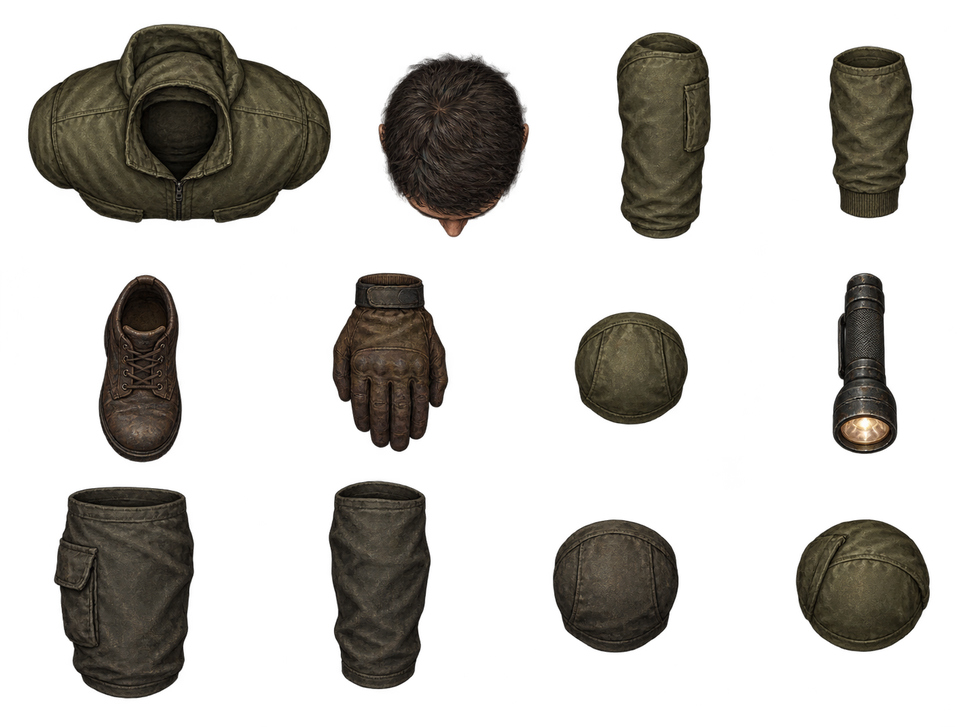
#> input picture assets/characters/player/rig_v3/overhead_parts.png, 970 x 727 px, shrunk from 1448 x 1086 before the run
$ python build_player_2d_atlas.py
#> lines starting #> are read from the running program, lines starting #| are printed output that depends on the picture; after the words box and inside, x2 and y2 are one past the last pixel; in counts of white or black regions, pixels touching at a corner belong together
"""Describe the generated 4 x 3 hero atlas without altering source pixels/alpha."""
from pathlib import Path
import json

import numpy as np
from PIL import Image

ROOT = Path(__file__).resolve().parents[1]
FOLDER = ROOT / "assets/characters/player/rig_v3"
ROWS = (
    ("torso", "head", "upper_arm", "forearm"),
    ("foot", "hand", "elbow", "flashlight"),
    ("thigh", "shin", "knee", "shoulder"),
)


def spans(values, minimum=20):
    edges = np.diff(np.pad(values.astype(np.int8), (1, 1)))
    result = []
    for start, end in zip(np.flatnonzero(edges == 1), np.flatnonzero(edges == -1)):
        if result and start - result[-1][1] < 12:
            result[-1] = (result[-1][0], int(end))
        else:
            result.append((int(start), int(end)))
    return [(start, end) for start, end in result if end - start >= minimum]


def row_separator(alpha, fraction):
    counts = np.count_nonzero(alpha > 20, axis=1)
    center = round(alpha.shape[0] * fraction)
    radius = round(alpha.shape[0] * 0.09)
    candidates = np.flatnonzero(counts[max(0, center - radius):center + radius] < 4)
    assert candidates.size, "The component rows overlap"
    return int(candidates[np.argmin(np.abs(candidates + center - radius - center))] + center - radius)


def main():
    with Image.open(FOLDER / "overhead_parts.png") as atlas:
#> atlas is the input picture: PIL image 970x727 RGBA; mean R, G, B, A 18.2, 16.1, 12.3, 73.9
        assert atlas.mode == "RGBA", "The source must retain generated transparency"
        alpha = np.asarray(atlas.getchannel("A"))
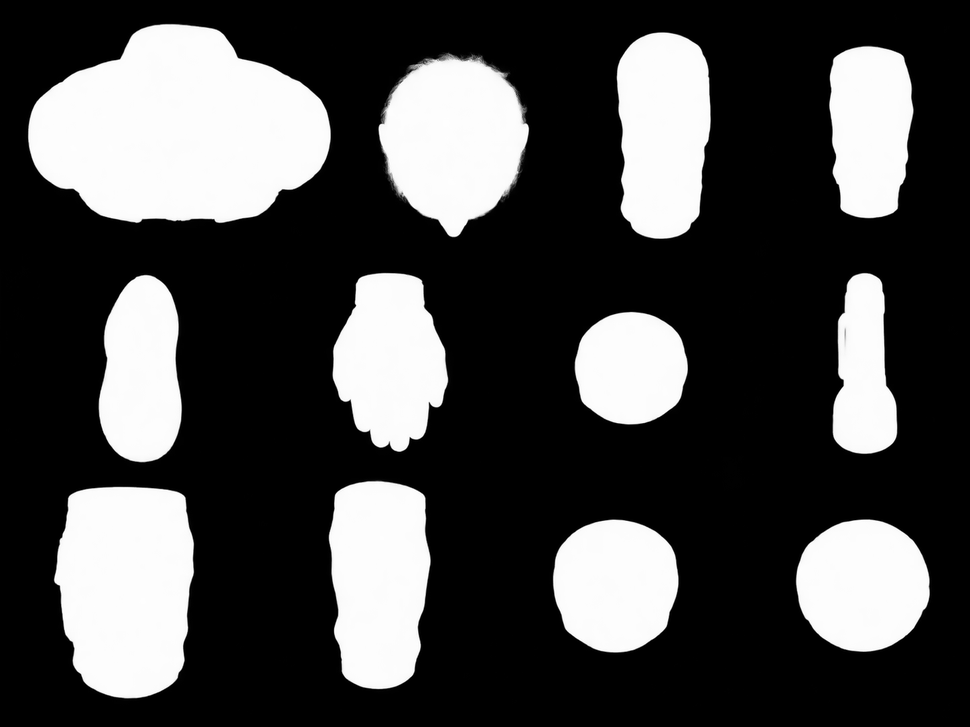
#> alpha: shape (727, 970); min 0, max 255, mean 73.9
    height, width = alpha.shape
#> height = 727; width = 970
    assert (alpha == 0).any() and (alpha > 240).any(), "Real alpha is required"
    regions = {}
    separators = [0, row_separator(alpha, 1 / 3), row_separator(alpha, 2 / 3), height]
#> in row_separator, `counts = np.count_nonzero(alpha > 20, axis=1)`: counts = 727 values, max 622 at index 125, min 0 at index 0, mean 289.9
#> in row_separator, `candidates = np.flatnonzero(counts[max(0, center - radius):center + ra..`: candidates = 34 values from 62 to 95
#> separators = [0, 242, 479, 727]
    for row, names in enumerate(ROWS):
        top, bottom = separators[row:row + 2]
        occupied = np.count_nonzero(alpha[top:bottom] > 20, axis=0) > 2
        columns = spans(occupied)
        assert len(columns) == 4, (row, columns)
        for name, (left, right) in zip(names, columns):
            mask = alpha[top:bottom, left:right] > 20
            ys, xs = np.nonzero(mask)
            assert xs.size > 100, f"Missing component: {name}"
            x0, y0 = max(left, left + int(xs.min()) - 2), max(top, top + int(ys.min()) - 2)
            x1 = min(right, left + int(xs.max()) + 3)
            y1 = min(bottom, top + int(ys.max()) + 3)
            regions[name] = [x0, y0, x1 - x0, y1 - y0]
            resource = f'''[gd_resource type="AtlasTexture" format=3]

[ext_resource type="Texture2D" path="res://assets/characters/player/rig_v3/overhead_parts.png" id="atlas"]

[resource]
atlas = ExtResource("atlas")
region = Rect2({x0}, {y0}, {x1 - x0}, {y1 - y0})
filter_clip = true
'''
            (FOLDER / f"{name}.tres").write_text(resource, encoding="utf-8")
            print(name, regions[name])
#> this loop made 3 passes
#> (top, bottom, columns) on passes 1 to 3: (0, 242, [(28, 331), (378, 529), (616, 711), (829, 914)]), (242, 479, [(98, 182), (332, 449), (574, 688), (832, 898)]), (479, 727, [(54, 194), (328, 431), (553, 679), (795, 930)])
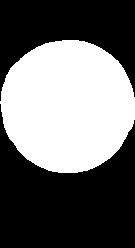
#> mask: shape (248, 135) bool; 42.1% white; 1 white region, box (x1, y1, x2, y2) and area: (0, 40, 135, 173) 14104
#> after the loop, regions = 12 items
    (FOLDER / "atlas_regions.json").write_text(
        json.dumps({"source_size": [width, height], "regions": regions}, indent=2) + "\n",
        encoding="utf-8",
    )


if __name__ == "__main__":
    main()
